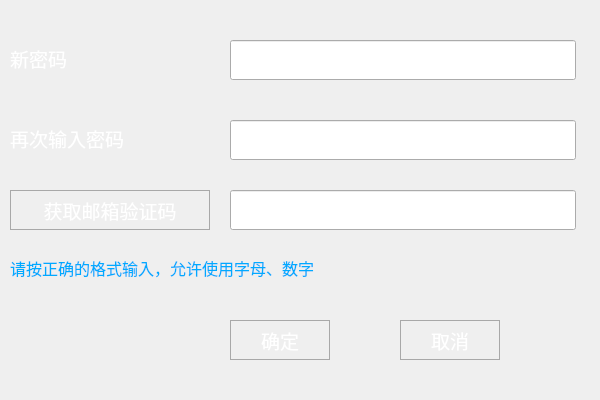
<?xml version="1.0" encoding="UTF-8"?>
<ui version="4.0">
 <class>Modify_password_dialog</class>
 <widget class="QDialog" name="Modify_password_dialog">
  <property name="geometry">
   <rect>
    <x>0</x>
    <y>0</y>
    <width>600</width>
    <height>400</height>
   </rect>
  </property>
  <property name="windowTitle">
   <string>Dialog</string>
  </property>
  <property name="styleSheet">
   <string notr="true">QDialog{
	
	background-image:url(:/new/prefix1/picture/back.jpg)
}</string>
  </property>
  <widget class="QLineEdit" name="modify_nsername_edit">
   <property name="geometry">
    <rect>
     <x>230</x>
     <y>40</y>
     <width>346</width>
     <height>40</height>
    </rect>
   </property>
   <property name="font">
    <font>
     <family>宋体</family>
     <pointsize>14</pointsize>
    </font>
   </property>
   <property name="styleSheet">
    <string notr="true">QLineEdit{
	boder:1px solid balck;
}</string>
   </property>
  </widget>
  <widget class="QLabel" name="modify_password_label">
   <property name="geometry">
    <rect>
     <x>10</x>
     <y>40</y>
     <width>120</width>
     <height>36</height>
    </rect>
   </property>
   <property name="font">
    <font>
     <family>宋体</family>
     <pointsize>14</pointsize>
    </font>
   </property>
   <property name="styleSheet">
    <string notr="true">QLabel {
	color:white; 
}
</string>
   </property>
   <property name="text">
    <string>新密码</string>
   </property>
  </widget>
  <widget class="QLabel" name="modify_password_tooltip_label">
   <property name="geometry">
    <rect>
     <x>10</x>
     <y>250</y>
     <width>520</width>
     <height>36</height>
    </rect>
   </property>
   <property name="font">
    <font>
     <family>宋体</family>
     <pointsize>12</pointsize>
    </font>
   </property>
   <property name="styleSheet">
    <string notr="true">QLabel {
	color:white; 
}</string>
   </property>
   <property name="text">
    <string>&lt;html&gt;&lt;head/&gt;&lt;body&gt;&lt;p&gt;&lt;span style=&quot; color:#00aaff;&quot;&gt;请按正确的格式输入，允许使用字母、数字&lt;/span&gt;&lt;/p&gt;&lt;/body&gt;&lt;/html&gt;</string>
   </property>
  </widget>
  <widget class="QLabel" name="modify_password_again__label">
   <property name="geometry">
    <rect>
     <x>10</x>
     <y>120</y>
     <width>200</width>
     <height>36</height>
    </rect>
   </property>
   <property name="font">
    <font>
     <family>宋体</family>
     <pointsize>14</pointsize>
    </font>
   </property>
   <property name="styleSheet">
    <string notr="true">QLabel {
	color:white; 
}
</string>
   </property>
   <property name="text">
    <string>再次输入密码</string>
   </property>
  </widget>
  <widget class="QLineEdit" name="modify_nsername_edit_2">
   <property name="geometry">
    <rect>
     <x>230</x>
     <y>120</y>
     <width>346</width>
     <height>40</height>
    </rect>
   </property>
   <property name="font">
    <font>
     <family>宋体</family>
     <pointsize>14</pointsize>
    </font>
   </property>
   <property name="styleSheet">
    <string notr="true">QLineEdit{
	boder:1px solid balck;
}</string>
   </property>
  </widget>
  <widget class="QPushButton" name="modify_password_cancle_btn">
   <property name="geometry">
    <rect>
     <x>400</x>
     <y>320</y>
     <width>100</width>
     <height>40</height>
    </rect>
   </property>
   <property name="font">
    <font>
     <family>宋体</family>
     <pointsize>14</pointsize>
    </font>
   </property>
   <property name="styleSheet">
    <string notr="true">QPushButton
{
background-color:rgb(166,166,166);
color:white;
border:1px solid rgb(168,168,168);
background:rgba(0,0,0,0);
}

QPushButton:hover
{
background-color:rgba(239,239,239,1);
color:back;
background:rgba(166,166,166,1);
}</string>
   </property>
   <property name="text">
    <string>取消</string>
   </property>
  </widget>
  <widget class="QPushButton" name="modify_password_enter_btn">
   <property name="geometry">
    <rect>
     <x>230</x>
     <y>320</y>
     <width>100</width>
     <height>40</height>
    </rect>
   </property>
   <property name="font">
    <font>
     <family>宋体</family>
     <pointsize>14</pointsize>
    </font>
   </property>
   <property name="styleSheet">
    <string notr="true">QPushButton
{
background-color:rgb(166,166,166);
color:white;
border:1px solid rgb(168,168,168);
background:rgba(0,0,0,0);
}

QPushButton:hover
{
background-color:rgba(239,239,239,1);
color:back;
background:rgba(166,166,166,1);
}</string>
   </property>
   <property name="text">
    <string>确定</string>
   </property>
  </widget>
  <widget class="QLineEdit" name="modify_nsername_edit_3">
   <property name="geometry">
    <rect>
     <x>230</x>
     <y>190</y>
     <width>346</width>
     <height>40</height>
    </rect>
   </property>
   <property name="font">
    <font>
     <family>宋体</family>
     <pointsize>14</pointsize>
    </font>
   </property>
   <property name="styleSheet">
    <string notr="true">QLineEdit{
	boder:1px solid balck;
}</string>
   </property>
  </widget>
  <widget class="QPushButton" name="modify_password_get_verification_btn">
   <property name="geometry">
    <rect>
     <x>10</x>
     <y>190</y>
     <width>200</width>
     <height>40</height>
    </rect>
   </property>
   <property name="font">
    <font>
     <family>宋体</family>
     <pointsize>14</pointsize>
    </font>
   </property>
   <property name="styleSheet">
    <string notr="true">QPushButton
{
background-color:rgb(166,166,166);
color:white;
border:1px solid rgb(168,168,168);
background:rgba(0,0,0,0);
}

QPushButton:hover
{
background-color:rgba(239,239,239,1);
color:back;
background:rgba(166,166,166,1);
}</string>
   </property>
   <property name="text">
    <string>获取邮箱验证码</string>
   </property>
  </widget>
 </widget>
 <resources>
  <include location="background.qrc"/>
 </resources>
 <connections/>
</ui>
